Frame 1 (no input): blank canvas, image omitted
Frame 60 (no input): blank canvas, image omitted
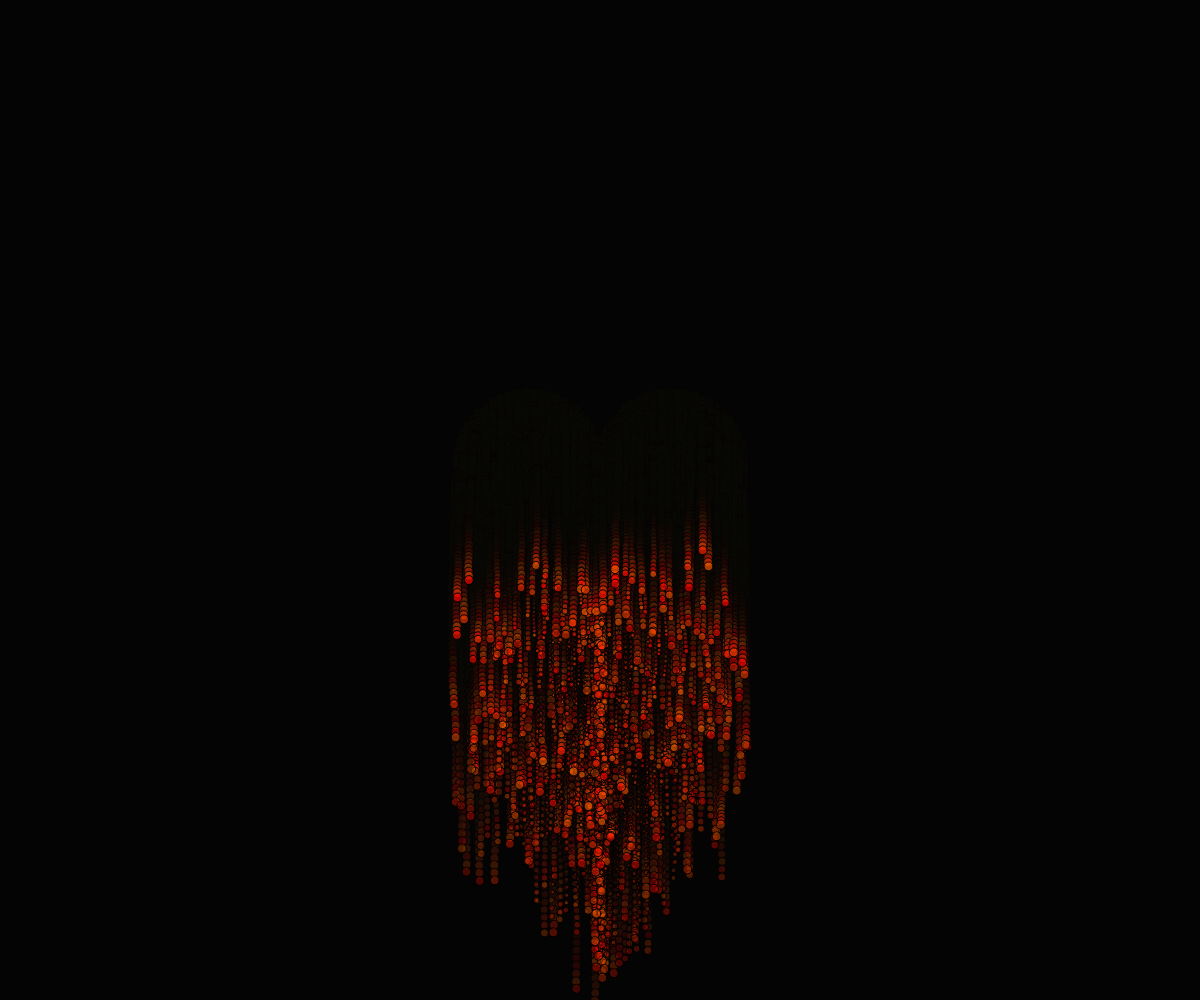
Frame 120 (the mouse pressed at the canvas centre since frame 60)

The p5.js sketch whose frames 1 and 60 were blank and that drew this single picture after the mouse press (run headless with seeded random() and noise() and a simulated clock; from frame 60 on, the mouse is pressed at the canvas centre):

// p5.js sketch
// ── sketch.js
let heartRadius = 10;
let shapes = [];

function setup() {
  createCanvas(windowWidth, windowHeight);
}

function draw() {
  background(10, 50);
  
  translate(width/2, height/2);
  
  for(let i=0;i<shapes.length;i++){
    let shape = shapes[i];
    shape.draw();
    shape.y = random(shape.y-0.5, shape.y+0.5) + shape.speed;
    shape.x = random(shape.x-0.5, shape.x+0.5);
    
    shape.speed += 0.05;
    
    if(shape.offScreen()){
      shapes.splice(i, 1);
    }
  }
  
  
}

function mousePressed(){
  for(let i=0;i<heartRadius;i++){
    addNewShapes(i);
  }
  
  
  //heartRadius--;
}

function addNewShapes(radius){
  for(let ang=0;ang<=TWO_PI; ang+=0.05){
    let x = (16 * pow(sin(ang), 3)) * radius;
    let y = (13 * cos(ang) - 5*cos(2*ang) - 2*cos(3*ang) - cos(4*ang)) * -radius;
    
    let shape = new Shape(x, y, radius);
    shape.speed = random(1, 5);
    shapes.push(shape);
  }
}


class Shape{
  constructor(x, y, dia){
    this.x = x;
    this.y = y;
    this.dia = dia;
    this.speed = 1;
  }
  
  draw(){
    let a = map(this.speed, 1, 10, 255, 0);
    fill(255, random(0, 100), 0, a);
    circle(this.x, this.y, this.dia);
  }
  
  offScreen(){
    return this.y > height;
  }
}
